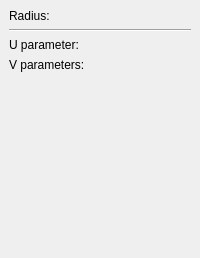
        <widget class="QWidget" name="Page4_sphere">
         <layout class="QGridLayout">
          <property name="leftMargin">
           <number>9</number>
          </property>
          <property name="topMargin">
           <number>9</number>
          </property>
          <property name="rightMargin">
           <number>9</number>
          </property>
          <property name="bottomMargin">
           <number>9</number>
          </property>
          <property name="spacing">
           <number>6</number>
          </property>
          <item row="0" column="0">
           <layout class="QHBoxLayout">
            <property name="spacing">
             <number>6</number>
            </property>
            <property name="leftMargin">
             <number>0</number>
            </property>
            <property name="topMargin">
             <number>0</number>
            </property>
            <property name="rightMargin">
             <number>0</number>
            </property>
            <property name="bottomMargin">
             <number>0</number>
            </property>
            <item>
             <widget class="QLabel" name="textLabel14">
              <property name="text">
               <string>Radius:</string>
              </property>
             </widget>
            </item>
            <item>
             <widget class="Gui::QuantitySpinBox" name="sphereRadius" native="true">
              <property name="keyboardTracking" stdset="0">
               <bool>false</bool>
              </property>
              <property name="unit" stdset="0">
               <string notr="true">mm</string>
              </property>
              <property name="value" stdset="0">
               <double>5.000000000000000</double>
              </property>
             </widget>
            </item>
           </layout>
          </item>
          <item row="1" column="0">
           <widget class="Line" name="line">
            <property name="frameShape">
             <enum>QFrame::HLine</enum>
            </property>
            <property name="frameShadow">
             <enum>QFrame::Sunken</enum>
            </property>
           </widget>
          </item>
          <item row="2" column="0">
           <layout class="QGridLayout">
            <property name="leftMargin">
             <number>0</number>
            </property>
            <property name="topMargin">
             <number>0</number>
            </property>
            <property name="rightMargin">
             <number>0</number>
            </property>
            <property name="bottomMargin">
             <number>0</number>
            </property>
            <property name="spacing">
             <number>6</number>
            </property>
            <item row="0" column="0">
             <widget class="QLabel" name="label_3">
              <property name="text">
               <string>U parameter:</string>
              </property>
             </widget>
            </item>
            <item row="0" column="2">
             <widget class="Gui::QuantitySpinBox" name="sphereAngle3" native="true">
              <property name="keyboardTracking" stdset="0">
               <bool>false</bool>
              </property>
              <property name="unit" stdset="0">
               <string notr="true">deg</string>
              </property>
              <property name="value" stdset="0">
               <double>360.000000000000000</double>
              </property>
             </widget>
            </item>
            <item row="1" column="0">
             <widget class="QLabel" name="label_2">
              <property name="text">
               <string>V parameters:</string>
              </property>
             </widget>
            </item>
            <item row="1" column="2">
             <widget class="Gui::QuantitySpinBox" name="sphereAngle1" native="true">
              <property name="keyboardTracking" stdset="0">
               <bool>false</bool>
              </property>
              <property name="unit" stdset="0">
               <string notr="true">deg</string>
              </property>
              <property name="value" stdset="0">
               <double>-90.000000000000000</double>
              </property>
             </widget>
            </item>
            <item row="2" column="0">
             <spacer>
              <property name="orientation">
               <enum>Qt::Horizontal</enum>
              </property>
              <property name="sizeType">
               <enum>QSizePolicy::Preferred</enum>
              </property>
              <property name="sizeHint" stdset="0">
               <size>
                <width>81</width>
                <height>20</height>
               </size>
              </property>
             </spacer>
            </item>
            <item row="2" column="2">
             <widget class="Gui::QuantitySpinBox" name="sphereAngle2" native="true">
              <property name="keyboardTracking" stdset="0">
               <bool>false</bool>
              </property>
              <property name="unit" stdset="0">
               <string notr="true">deg</string>
              </property>
              <property name="value" stdset="0">
               <double>90.000000000000000</double>
              </property>
             </widget>
            </item>
           </layout>
          </item>
          <item row="3" column="0">
           <spacer>
            <property name="orientation">
             <enum>Qt::Vertical</enum>
            </property>
            <property name="sizeType">
             <enum>QSizePolicy::Expanding</enum>
            </property>
            <property name="sizeHint" stdset="0">
             <size>
              <width>21</width>
              <height>151</height>
             </size>
            </property>
           </spacer>
          </item>
         </layout>
        </widget>
